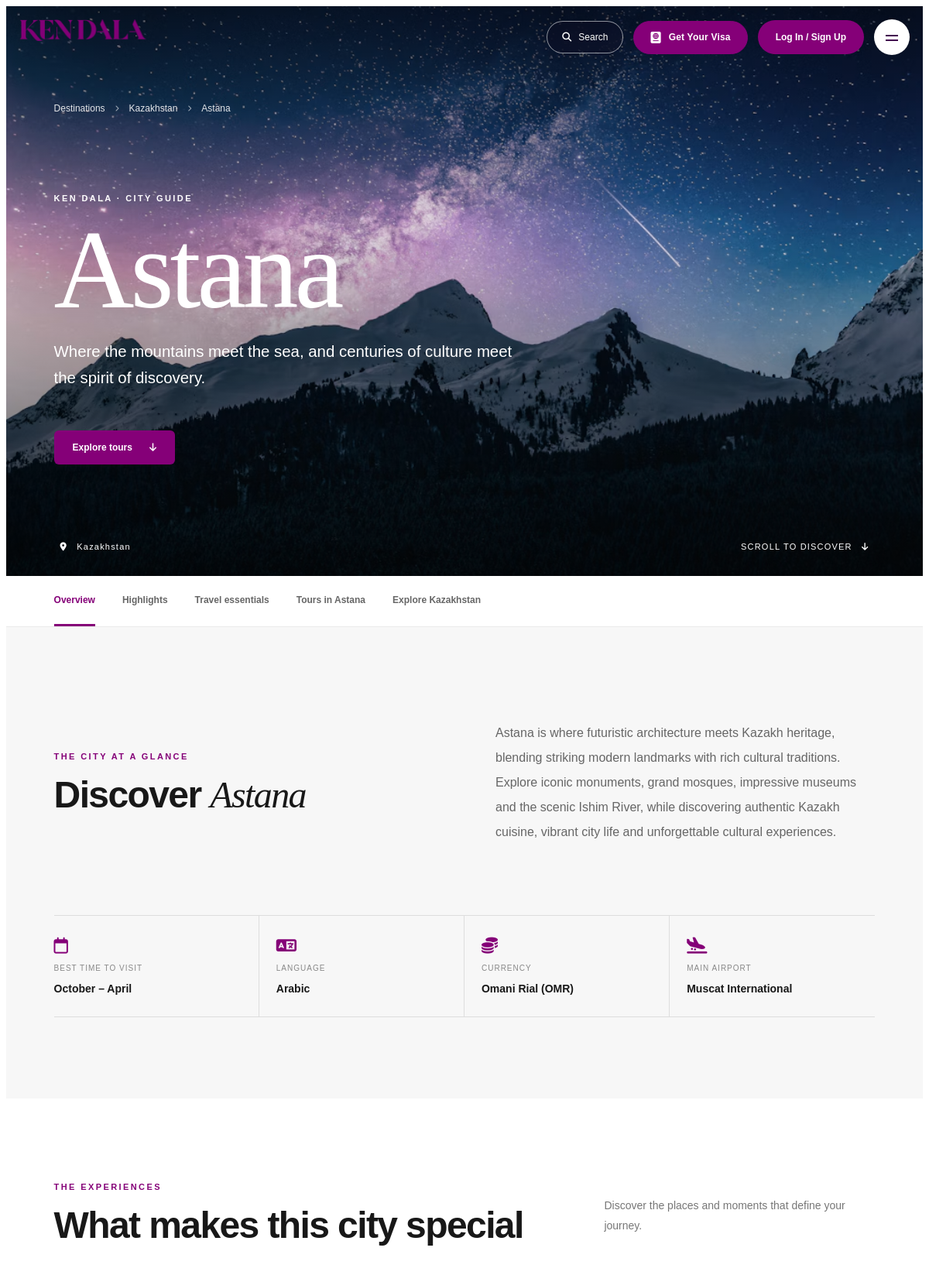
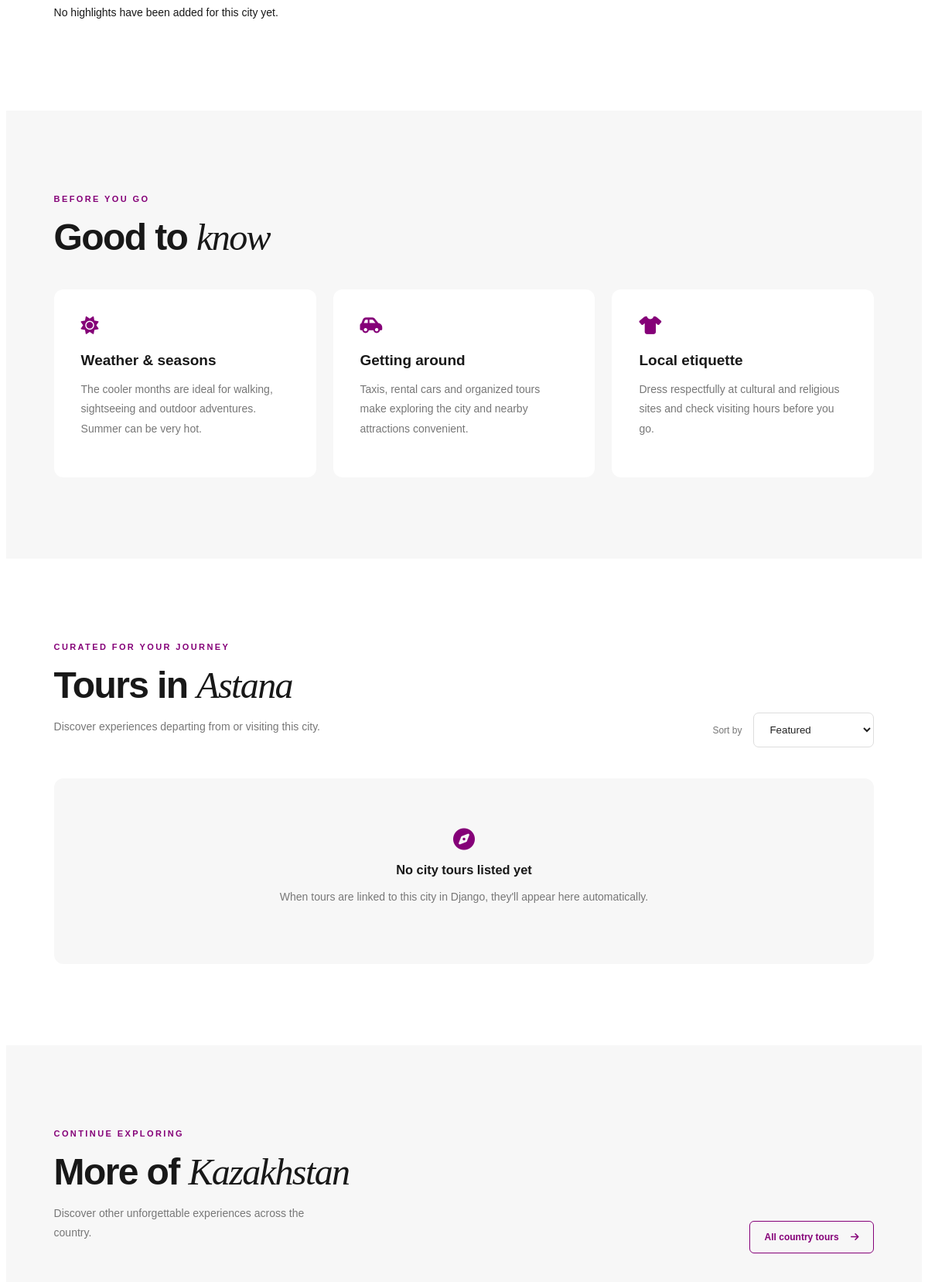
/city-guide/kazakhstan/astana/ (upper part), run on the app's committed database (2 pictures, top to bottom).
### core/models.py (models this page shows, shortened)
class City(models.Model):
    country = models.ForeignKey(
        Country, on_delete=models.PROTECT, related_name="cities"
    )
    name = models.CharField(max_length=120)
    slug = models.SlugField()
    category = models.CharField(max_length=150, blank=True)
    tagline = models.CharField(max_length=255, blank=True)
    introduction = models.TextField(blank=True)
    hero_image = models.ImageField(upload_to="cities/", blank=True, null=True)
    image = models.ImageField(upload_to="cities/cards/", blank=True, null=True)
    best_time = models.CharField(max_length=150, blank=True)
    language = models.CharField(max_length=100, blank=True)
    currency = models.CharField(max_length=100, blank=True)
    airport = models.CharField(max_length=200, blank=True)
    weather_info = models.TextField(blank=True)
    transport_info = models.TextField(blank=True)
    etiquette_info = models.TextField(blank=True)
    latitude = models.DecimalField(
        max_digits=10, decimal_places=7, null=True, blank=True
    )
    longitude = models.DecimalField(
        max_digits=10, decimal_places=7, null=True, blank=True
    )
    is_active = models.BooleanField(default=True)
    display_order = models.PositiveIntegerField(default=0)
    hero_eyebrow = models.CharField(max_length=160, blank=True)
    overview_eyebrow = models.CharField(max_length=160, blank=True)
    highlights_eyebrow = models.CharField(max_length=160, blank=True)
    highlights_heading = models.CharField(max_length=200, blank=True)
    highlights_description = models.TextField(blank=True)
    essentials_eyebrow = models.CharField(max_length=160, blank=True)
    essentials_heading = models.CharField(max_length=200, blank=True)
    tours_eyebrow = models.CharField(max_length=160, blank=True)
    tours_description = models.TextField(blank=True)
    related_eyebrow = models.CharField(max_length=160, blank=True)
    related_description = models.TextField(blank=True)
    class Meta:
        ordering = ["display_order", "name"]
        constraints = [
            models.UniqueConstraint(
                fields=["country", "slug"], name="unique_city_slug_per_country"
            )
        ]

class Country(models.Model):
    name = models.CharField(max_length=120, unique=True)
    slug = models.SlugField(unique=True)
    description = models.TextField(blank=True)
    tagline = models.CharField(max_length=255, blank=True)
    hero_image = models.ImageField(upload_to='countries/heroes/', blank=True, null=True)
    currency = models.CharField(max_length=100, blank=True)
    language = models.CharField(max_length=150, blank=True)
    electricity = models.CharField(max_length=150, blank=True)
    airports = models.TextField(blank=True)
    transportation = models.TextField(blank=True)
    best_time = models.CharField(max_length=150, blank=True)
    visa_information = models.TextField(blank=True)
    emergency_information = models.TextField(blank=True)
    useful_apps = models.TextField(blank=True)
    is_active = models.BooleanField(default=True)
    display_order = models.PositiveIntegerField(default=0)
    page_title = models.CharField(max_length=180, blank=True)
    hero_eyebrow = models.CharField(max_length=180, blank=True)
    hero_description = models.TextField(blank=True)
    hero_primary_label = models.CharField(max_length=80, default='Explore Tours')
    hero_primary_url = models.CharField(max_length=500, default='#tours')
    hero_secondary_label = models.CharField(max_length=80, default='Discover More')
    hero_secondary_url = models.CharField(max_length=500, default='#about')
    about_heading = models.CharField(max_length=180, blank=True)
    about_intro = models.TextField(blank=True)
    about_extra = models.TextField(blank=True)
    about_read_more_label = models.CharField(max_length=80, default='Read More')
    weather_latitude = models.DecimalField(max_digits=9, decimal_places=6, null=True, blank=True)
    weather_longitude = models.DecimalField(max_digits=9, decimal_places=6, null=True, blank=True)
    weather_location = models.CharField(max_length=120, blank=True)
    best_time_heading = models.CharField(max_length=160, blank=True)
    best_time_description = models.TextField(blank=True)
    transport_heading = models.CharField(max_length=160, blank=True)
    wide_banner_image = models.ImageField(upload_to='countries/banners/', blank=True, null=True)
    wide_banner_eyebrow = models.CharField(max_length=180, blank=True)
    wide_banner_title = models.CharField(max_length=180, blank=True)
    wide_banner_button_label = models.CharField(max_length=80, blank=True)
    wide_banner_button_url = models.CharField(max_length=500, blank=True)
    feature_banner_image = models.ImageField(upload_to='countries/features/', blank=True, null=True)
    feature_banner_eyebrow = models.CharField(max_length=180, blank=True)
    feature_banner_title = models.CharField(max_length=180, blank=True)
    feature_banner_description = models.TextField(blank=True)
    feature_banner_button_label = models.CharField(max_length=80, blank=True)
    feature_banner_button_url = models.CharField(max_length=500, blank=True)
    travel_essentials_eyebrow = models.CharField(max_length=160, blank=True)
    travel_essentials_title = models.CharField(max_length=180, blank=True)
    travel_essentials_description = models.TextField(blank=True)
    travel_essentials_index = models.CharField(max_length=80, blank=True)
    travel_essentials_note = models.TextField(blank=True)
    currency_code = models.CharField(max_length=10, blank=True)
    currency_symbol = models.CharField(max_length=10, blank=True)
    currency_display_name = models.CharField(max_length=100, blank=True)
    currency_description = models.TextField(blank=True)
    language_code = models.CharField(max_length=20, blank=True)
    language_display_name = models.CharField(max_length=100, blank=True)
    language_description = models.TextField(blank=True)
    electricity_voltage = models.CharField(max_length=40, blank=True)
    electricity_plugs = models.CharField(max_length=100, blank=True)
    electricity_description = models.TextField(blank=True)
    money_heading = models.CharField(max_length=160, blank=True)
    money_subheading = models.CharField(max_length=160, blank=True)
    money_description = models.TextField(blank=True)
    money_extra_description = models.TextField(blank=True)
    arrival_heading = models.CharField(max_length=160, blank=True)
    connectivity_heading = models.CharField(max_length=160, blank=True)
    mobile_networks_intro = models.TextField(blank=True)
    useful_apps_intro = models.TextField(blank=True)
    safety_heading = models.CharField(max_length=160, blank=True)
    visa_heading = models.CharField(max_length=160, blank=True)
    visa_description = models.TextField(blank=True)
    visa_link_label = models.CharField(max_length=150, blank=True)
    visa_link_url = models.URLField(blank=True)
    useful_links_heading = models.CharField(max_length=160, blank=True)
    faq_heading = models.CharField(max_length=160, blank=True)
    class Meta:
        ordering = ['display_order', 'name']
        verbose_name_plural = 'Countries'

### core/views.py (the view)
# urls.py: path('city-guide/<slug:country_slug>/<slug:city_slug>/', views.city_guide, name='city_guide_detail'),
def city_guide(request, country_slug, city_slug):
    city = get_object_or_404(
        City.objects.select_related('country'),
        country__slug=country_slug,
        country__is_active=True,
        slug=city_slug,
        is_active=True,
    )
    tours = Tour.objects.filter(
        country=city.country, is_published=True,
        city__is_active=True,
    ).select_related('country', 'city')
    context = {
        'city': city,
        'city_tours': tours.filter(city=city),
        'related_tours': tours.exclude(city=city)[:6],
        'highlights': city.highlights.all(),
        'essentials': city.essentials.filter(is_active=True),
    }
    return render(request, 'city-guide.html', context)

### templates/city-guide.html (shortened to what this page needs)
{% load static %}
<!DOCTYPE html>
<html lang="en">
<head>
  <link rel="stylesheet" href="{% static 'css/city-guide.css' %}">
  <link rel="stylesheet" href="{% static 'css/navbar_main.css' %}">
  <link rel="stylesheet" href="{% static 'css/footer.css' %}">
  <link rel="stylesheet" href="{% static 'css/support-button.css' %}">
  <link rel="stylesheet" href="https://cdnjs.cloudflare.com/ajax/libs/font-awesome/6.5.2/css/all.min.css">
</head>
<body>
    {% include 'main/header.html' %}
  <main class="cg-page">
    <section class="cg-hero" style="--cg-hero-image:url('{% if city.hero_image %}{{ city.hero_image.url }}{% else %}https://images.unsplash.com/photo-1518684079-3c830dcef090?auto=format&fit=crop&w=2200&q=85{% endif %}')">
      <div class="cg-hero-shade"></div>
      <div class="cg-hero-inner">
        <nav class="cg-crumb" aria-label="Breadcrumb"><a href="#">Destinations</a><i class="fa-solid fa-chevron-right"></i><a href="#">{{ city.country.name|default:'Oman' }}</a><i class="fa-solid fa-chevron-right"></i><span>{{ city.name|default:'Muscat' }}</span></nav>
        <div class="cg-hero-copy"><span class="cg-overline">KEN DALA · CITY GUIDE</span><h1>{{ city.name|default:'Muscat' }}</h1><p>{{ city.tagline|default:'Where the mountains meet the sea, and centuries of culture meet the spirit of discovery.' }}</p><a class="cg-hero-link" href="#city-tours">Explore tours <i class="fa-solid fa-arrow-down"></i></a></div>
        <div class="cg-hero-bottom"><span><i class="fa-solid fa-location-dot"></i> {{ city.country.name|default:'Oman' }}</span><span>SCROLL TO DISCOVER <i class="fa-solid fa-arrow-down"></i></span></div>
      </div>
    </section>
    <nav class="cg-sticky-nav" aria-label="City sections"><div class="cg-container cg-nav-inner"><a href="#overview" class="is-active">Overview</a><a href="#highlights">Highlights</a><a href="#essentials">Travel essentials</a><a href="#city-tours">Tours in {{ city.name|default:'Muscat' }}</a><a href="#more-tours">Explore {{ city.country.name|default:'Oman' }}</a></div></nav>
    <section class="cg-section cg-overview cg-container" id="overview"><div class="cg-overview-head"><div><span class="cg-kicker">THE CITY AT A GLANCE</span><h2>Discover <em>{{ city.name|default:'Muscat' }}</em></h2></div><p>{{ city.introduction|default:'Set between rugged mountains and the Arabian Sea, Muscat is a city of contrasts: elegant architecture, lively traditional souqs, peaceful coastlines and welcoming Omani hospitality. Explore its neighborhoods, cultural landmarks and experiences at your own pace.' }}</p></div><div class="cg-facts"><div><i class="fa-regular fa-calendar"></i><span>BEST TIME TO VISIT</span><strong>{{ city.best_time|default:'October – April' }}</strong></div><div><i class="fa-solid fa-language"></i><span>LANGUAGE</span><strong>{{ city.language|default:'Arabic' }}</strong></div><div><i class="fa-solid fa-coins"></i><span>CURRENCY</span><strong>{{ city.currency|default:'Omani Rial (OMR)' }}</strong></div><div><i class="fa-solid fa-plane-arrival"></i><span>MAIN AIRPORT</span><strong>{{ city.airport|default:'Muscat International' }}</strong></div></div></section>
<section class="cg-section cg-highlights" id="highlights">
    <div class="cg-container">
        <div class="cg-heading">
            <div>
                <span class="cg-kicker">
                    {{ city.highlights_eyebrow|default:"THE EXPERIENCES" }}
                </span>
                <h2>
                    {{ city.highlights_heading|default:"What makes this city special" }}
                </h2>
            </div>
            <p>
                {{ city.highlights_description|default:"Discover the places and moments that define your journey." }}
            </p>
        </div>
        <div class="cg-feature-grid">
            {% for highlight in highlights %}
                <article class="cg-feature {% if forloop.first %}cg-feature-large{% endif %}">
                    {% if highlight.image %}
                        <img
                            src="{{ highlight.image.url }}"
                            alt="{{ highlight.title }}"
                            loading="lazy"
                        >
                    {% endif %}
                    <div>
                        <span>
                            {{ forloop.counter|stringformat:"02d" }}
                            /
                            {{ highlight.category|upper }}
                        </span>
                        <h3>{{ highlight.title }}</h3>
                    </div>
                </article>
            {% empty %}
                <p class="cg-no-highlights">
                    No highlights have been added for this city yet.
                </p>
            {% endfor %}
        </div>
    </div>
</section>
    <section class="cg-section cg-container cg-essentials" id="essentials"><div class="cg-heading"><div><span class="cg-kicker">BEFORE YOU GO</span><h2>Good to <em>know</em></h2></div></div><div class="cg-essential-grid"><article><i class="fa-solid fa-sun"></i><h3>Weather & seasons</h3><p>{{ city.weather_info|default:'The cooler months are ideal for walking, sightseeing and outdoor adventures. Summer can be very hot.' }}</p></article><article><i class="fa-solid fa-car-side"></i><h3>Getting around</h3><p>{{ city.transport_info|default:'Taxis, rental cars and organized tours make exploring the city and nearby attractions convenient.' }}</p></article><article><i class="fa-solid fa-shirt"></i><h3>Local etiquette</h3><p>{{ city.etiquette_info|default:'Dress respectfully at cultural and religious sites and check visiting hours before you go.' }}</p></article></div></section>
    <section class="cg-section cg-tours" id="city-tours"><div class="cg-container"><div class="cg-heading cg-heading-split"><div><span class="cg-kicker">CURATED FOR YOUR JOURNEY</span><h2>Tours in <em>{{ city.name|default:'Muscat' }}</em></h2><p>Discover experiences departing from or visiting this city.</p></div><div class="cg-tour-controls"><label for="cg-tour-sort">Sort by</label><select id="cg-tour-sort"><option value="featured">Featured</option><option value="price-low">Price: low to high</option><option value="price-high">Price: high to low</option><option value="duration">Duration</option></select></div></div><div class="cg-tour-grid" id="cg-city-tour-grid">
      {% for tour in city_tours %}
      <article class="cg-tour-card" data-price="{{ tour.price|default:0 }}" data-days="{{ tour.duration_days|default:1 }}" data-order="{{ forloop.counter }}"><div class="cg-tour-image">{% if tour.image %}<img src="{{ tour.image.url }}" alt="{{ tour.title }}" loading="lazy">{% else %}<img src="https://images.unsplash.com/photo-1518684079-3c830dcef090?auto=format&fit=crop&w=900&q=80" alt="Tour landscape" loading="lazy">{% endif %}<span>{{ tour.category|default:'Experience' }}</span></div><div class="cg-tour-body"><small><i class="fa-solid fa-location-dot"></i> {{ tour.city.name|default:city.name|default:'Muscat' }} <b>·</b> {{ tour.duration_days|default:'1' }} day{{ tour.duration_days|pluralize }}</small><h3>{{ tour.title }}</h3><p>{{ tour.description|striptags|truncatewords:20 }}</p><div class="cg-tour-footer"><div><span>FROM</span><strong>{% if tour.price %}{{ tour.price }} $ {% else %}Price on request{% endif %}</strong></div><a href="#" aria-label="View tour details for {{ tour.title }}">View tour <i class="fa-solid fa-arrow-right"></i></a></div></div></article>
      {% empty %}
      <div class="cg-no-tours"><i class="fa-solid fa-compass"></i><h3>No city tours listed yet</h3><p>When tours are linked to this city in Django, they'll appear here automatically.</p></div>
      {% endfor %}
    </div></div></section>
    <section class="cg-section cg-container cg-related" id="more-tours"><div class="cg-heading cg-heading-split"><div><span class="cg-kicker">CONTINUE EXPLORING</span><h2>More of <em>{{ city.country.name|default:'Oman' }}</em></h2><p>Discover other unforgettable experiences across the country.</p></div><a href="#" class="cg-outline-link">All country tours <i class="fa-solid fa-arrow-right"></i></a></div></section>
  </main>
</body>
</html>

### data on the page
City: hero_image (picture), country.name "Kazakhstan", name "Astana", tagline "Where the mountains meet the sea, and centuries of culture meet the spirit of discovery.", introduction "Astana is where futuristic architecture meets Kazakh heritage, blending striking modern landmarks with rich cultural traditions. Explore iconic monuments, grand mosques, impressive museums and the scenic Ishim River, while discovering authentic Kazakh cuisine, vibrant city life and unforgettable cultural experiences.", best_time "October – April", language "Arabic", currency "Omani Rial (OMR)", airport "Muscat International", highlights_eyebrow "THE EXPERIENCES", highlights_heading "What makes this city special", highlights_description "Discover the places and moments that define your journey.", weather_info "The cooler months are ideal for walking, sightseeing and outdoor adventures. Summer can be very hot.", transport_info "Taxis, rental cars and organized tours make exploring the city and nearby attractions convenient.", etiquette_info "Dress respectfully at cultural and religious sites and check visiting hours before you go."
